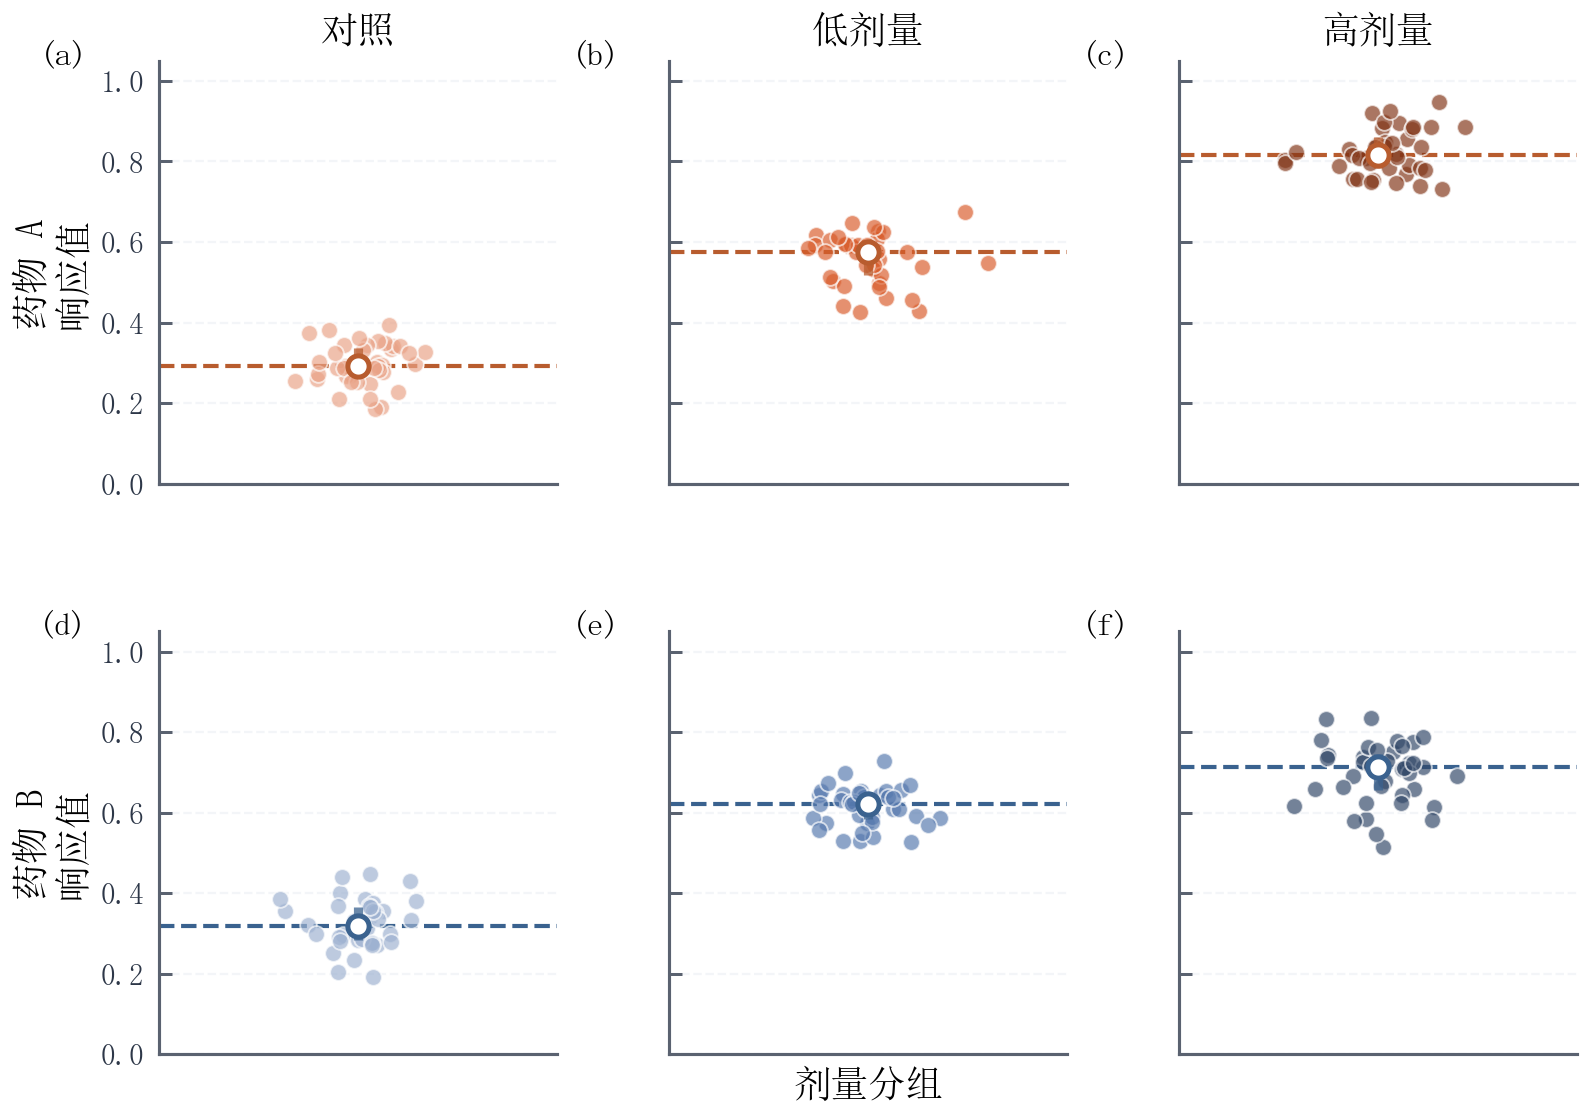

This figure's Python source:
"""
34_composite_condition_matrix.py — Nature 复合图模板：条件矩阵（2×3）

布局原型：condition matrix（治疗组合矩阵）。
2 行（药物 A/B）× 3 列（剂量 0/1/2）共 6 个面板，
共享 y 轴方便纵向比较；面板标签 (a)-(f) 按阅读顺序自动生成。
"""

import numpy as np
import sciplot as sp

rng = np.random.default_rng(11)

# ── 模拟数据：药物 × 剂量 → 响应分布 ──────────────────────────
drugs = ["药物 A", "药物 B"]
doses = ["对照", "低剂量", "高剂量"]
# 每组 40 个样本：药物 A 剂量效应更强，药物 B 平台期更早
effects = {
    ("药物 A", "对照"): rng.normal(0.30, 0.06, 40),
    ("药物 A", "低剂量"): rng.normal(0.55, 0.07, 40),
    ("药物 A", "高剂量"): rng.normal(0.82, 0.05, 40),
    ("药物 B", "对照"): rng.normal(0.32, 0.06, 40),
    ("药物 B", "低剂量"): rng.normal(0.62, 0.06, 40),
    ("药物 B", "高剂量"): rng.normal(0.70, 0.08, 40),
}
# 双编码配色：行（药物）= 色相，列（剂量）= 明度梯度（库函数生成）
# 药物 A（暖色系）浅→深；药物 B（冷色系）浅→深
dose_colors = sp.dual_encode_colors(["#E07B54", "#5B7DB1"], 3)
color_by_key = {
    ("药物 A", "对照"): dose_colors[0][0],
    ("药物 A", "低剂量"): dose_colors[0][1],
    ("药物 A", "高剂量"): dose_colors[0][2],
    ("药物 B", "对照"): dose_colors[1][0],
    ("药物 B", "低剂量"): dose_colors[1][1],
    ("药物 B", "高剂量"): dose_colors[1][2],
}
mean_colors = {
    ("药物 A", "对照"): "#B85C2E", ("药物 A", "低剂量"): "#B85C2E", ("药物 A", "高剂量"): "#B85C2E",
    ("药物 B", "对照"): "#3A628F", ("药物 B", "低剂量"): "#3A628F", ("药物 B", "高剂量"): "#3A628F",
}

# ── 布局：2×3 条件矩阵（模板一键生成） ───────────────────────
fig, axes = sp.figure_panels(template="condition_matrix", venue="thesis")

for ax, (i, j) in zip(axes.flat, [(r, c) for r in range(2) for c in range(3)]):
    drug = drugs[i]
    dose = doses[j]
    data = effects[(drug, dose)]
    # 蜂群式抖动散点 + IQR 竖线 + 均值标记
    x_jitter = rng.normal(0, 0.02, len(data))
    q1, med, q3 = np.percentile(data, [25, 50, 75])
    ax.scatter(np.full(len(data), 0) + x_jitter, data,
               s=16, alpha=0.68, color=color_by_key[(drug, dose)],
               edgecolors="white", linewidths=0.45, zorder=3)
    ax.vlines(0.0, q1, q3, color=mean_colors[(drug, dose)], linewidth=2.2, alpha=0.75, zorder=4)
    ax.axhline(med, color=mean_colors[(drug, dose)],
               linestyle="--", linewidth=1.0, zorder=2)
    ax.scatter([0.0], [med], s=26, color="white", edgecolors=mean_colors[(drug, dose)],
               linewidths=1.2, zorder=5)
    ax.set_ylim(0.0, 1.05)
    ax.set_xlim(-0.12, 0.12)
    ax.set_xticks([])
    if i == 0:
        ax.set_title(dose, fontsize=9, fontweight="bold")
    if j > 0:
        ax.tick_params(labelleft=False)
    sp.polish_axis(ax, categorical_axis="x", clean_spines=True, grid="y")

# 行标签（左侧）与 y 轴标签
axes[0, 0].set_ylabel("药物 A\n响应值", fontsize=9)
axes[1, 0].set_ylabel("药物 B\n响应值", fontsize=9)
axes[1, 1].set_xlabel("剂量分组", fontsize=9)

# ── 保存 ──────────────────────────────────────────────────────
sp.save(fig, "showcase/34_composite_condition_matrix", formats=("png",), dpi=300)
